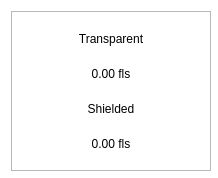
<?xml version="1.0" encoding="UTF-8"?>
<ui version="4.0">
 <class>BalanceBubble</class>
 <widget class="QWidget" name="BalanceBubble">
  <property name="geometry">
   <rect>
    <x>0</x>
    <y>0</y>
    <width>218</width>
    <height>178</height>
   </rect>
  </property>
  <property name="minimumSize">
   <size>
    <width>218</width>
    <height>178</height>
   </size>
  </property>
  <property name="maximumSize">
   <size>
    <width>250</width>
    <height>178</height>
   </size>
  </property>
  <property name="windowTitle">
   <string>Form</string>
  </property>
  <property name="styleSheet">
   <string notr="true">#BalanceBubble{
background-color:transparent
}</string>
  </property>
  <layout class="QVBoxLayout" name="verticalLayout_2">
   <property name="spacing">
    <number>0</number>
   </property>
   <item>
    <widget class="QFrame" name="frame">
     <property name="minimumSize">
      <size>
       <width>200</width>
       <height>160</height>
      </size>
     </property>
     <property name="maximumSize">
      <size>
       <width>250</width>
       <height>160</height>
      </size>
     </property>
     <property name="styleSheet">
      <string notr="true"/>
     </property>
     <property name="frameShape">
      <enum>QFrame::StyledPanel</enum>
     </property>
     <property name="frameShadow">
      <enum>QFrame::Raised</enum>
     </property>
     <property name="lineWidth">
      <number>10</number>
     </property>
     <layout class="QVBoxLayout" name="verticalLayout">
      <property name="spacing">
       <number>0</number>
      </property>
      <item>
       <layout class="QHBoxLayout" name="horizontalLayout">
        <item>
         <widget class="QLabel" name="lblFirst">
          <property name="styleSheet">
           <string notr="true"/>
          </property>
          <property name="text">
           <string>Transparent</string>
          </property>
          <property name="alignment">
           <set>Qt::AlignCenter</set>
          </property>
         </widget>
        </item>
       </layout>
      </item>
      <item>
       <widget class="QLabel" name="textTransparent">
        <property name="styleSheet">
         <string notr="true"/>
        </property>
        <property name="text">
         <string>0.00 fls</string>
        </property>
        <property name="alignment">
         <set>Qt::AlignCenter</set>
        </property>
       </widget>
      </item>
      <item>
       <widget class="QLabel" name="lblSecond">
        <property name="styleSheet">
         <string notr="true"/>
        </property>
        <property name="text">
         <string>Shielded</string>
        </property>
        <property name="alignment">
         <set>Qt::AlignCenter</set>
        </property>
       </widget>
      </item>
      <item>
       <widget class="QLabel" name="textShielded">
        <property name="styleSheet">
         <string notr="true"/>
        </property>
        <property name="text">
         <string>0.00 fls</string>
        </property>
        <property name="alignment">
         <set>Qt::AlignCenter</set>
        </property>
       </widget>
      </item>
     </layout>
    </widget>
   </item>
  </layout>
 </widget>
 <resources/>
 <connections/>
</ui>
